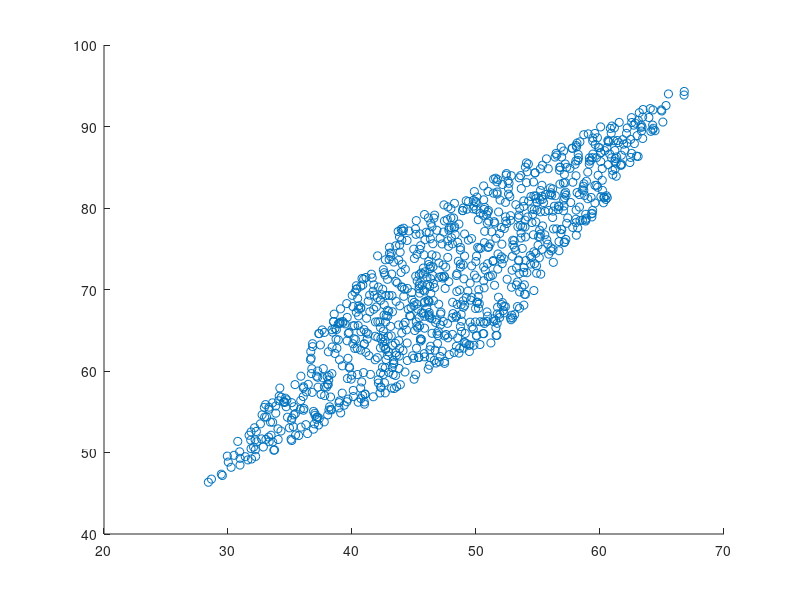

Write the MATLAB code that produced this figure. (Note: this script raises an error after producing the figure.)
clear; close all;

% Signal specification
p1_limit = [10 40];
p2_limit = [100 180];
N = 1000;

% Generation
p1 = unifrnd(p1_limit(1), p1_limit(2), 1, N);
p2 = unifrnd(p2_limit(1), p2_limit(2), 1, N);

% Plot original signal
scatter(p1, p2);

% Mixing
source = [p1;p2];
A = [0.8 0.2;
     0.6 0.4];
mixed = A * source;

% Plot mixed
scatter(mixed(1,:), mixed(2,:));

% PCA
[transformed, V, D] = PCA(mixed);

% Plot transformed
scatter(transformed(1,:), transformed(2,:));
